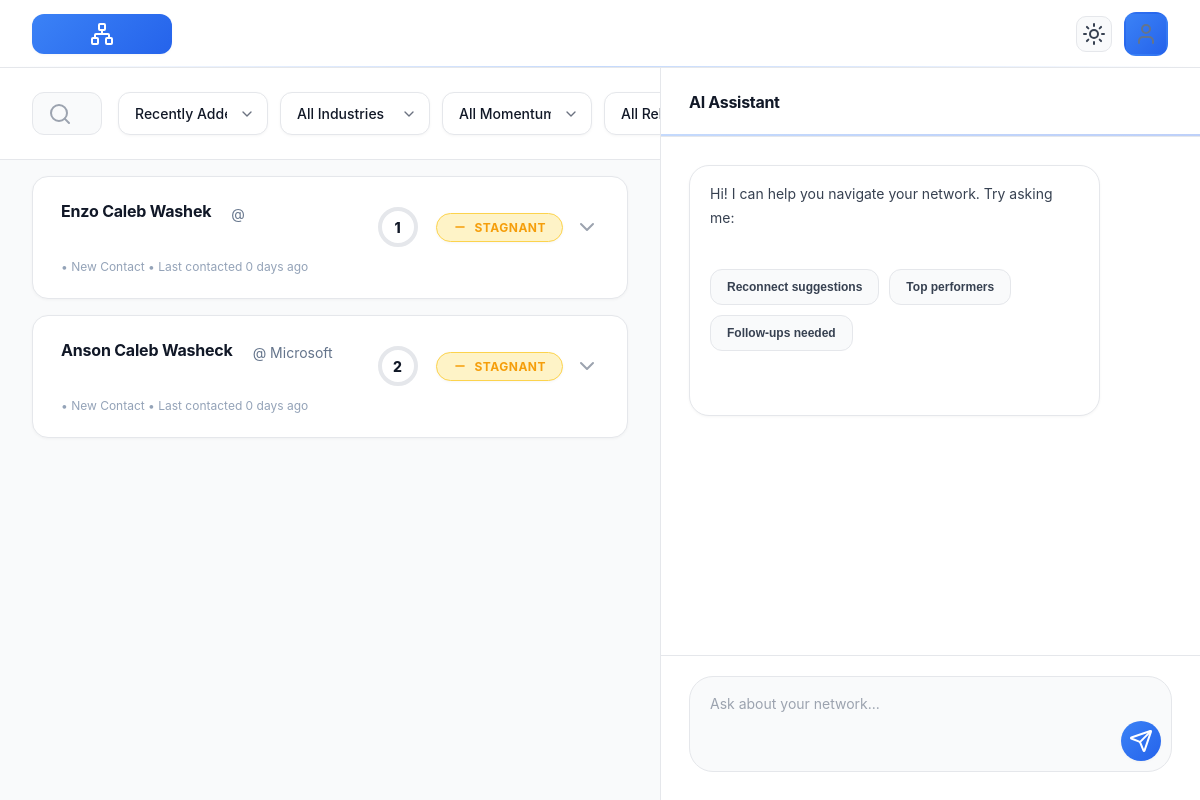
/ (signed in), run on the app's committed database.
### tables this page shows
CREATE TABLE connections (
    id INTEGER PRIMARY KEY AUTOINCREMENT,
    full_name TEXT,
    contact_info TEXT,
    job_title TEXT,
    company TEXT,
    industry TEXT,
    sector TEXT,
    skills_experience TEXT,
    key_accomplishments TEXT,
    relationship_status TEXT,
    days_since_contact INTEGER,
    mutual_connections TEXT,
    personal_notes TEXT,
    ai_summary TEXT,
    ai_rating INTEGER,
    rating_momentum TEXT,
    created_at TIMESTAMP DEFAULT CURRENT_TIMESTAMP,
    updated_at TIMESTAMP DEFAULT CURRENT_TIMESTAMP
, user_id INTEGER);

### app.py (the view)
@app.route('/')
@login_required
def index():
    user_id = get_current_user_id()
    conn = get_db()
    cursor = conn.cursor()
    cursor.execute("SELECT * FROM connections WHERE user_id = ? ORDER BY created_at DESC", (user_id,))
    members = [dict(row) for row in cursor.fetchall()]
    conn.close()
    return render_template('index.html', members=members)

### app.py (called while the page is built)
def get_db():
    conn = sqlite3.connect(Config.DB_PATH)
    conn.row_factory = sqlite3.Row
    return conn

def get_current_user_id():
    return session.get('user_id')

def is_logged_in():
    return 'user_id' in session

def login_required(f):
    from functools import wraps
    @wraps(f)
    def decorated(*args, **kwargs):
        if not is_logged_in():
            return redirect(url_for('login'))
        return f(*args, **kwargs)
    return decorated

### templates/index.html (shortened to what this page needs)
<!DOCTYPE html>
<html lang="en">
<head>
    <link rel="stylesheet" href="{{ url_for('static', filename='styles.css') }}">
</head>
<body>
    <div class="app-container">
        <div class="top-nav">
            <div class="logo-placeholder">
                <i data-lucide="network" size="20"></i>
            </div>
            <div style="display: flex; align-items: center; gap: 12px;">
                <button class="theme-toggle" id="themeToggle" onclick="toggleTheme()" aria-label="Toggle dark mode">
                    <i data-lucide="sun" size="18" id="theme-icon-light"></i>
                </button>
                <a href="/login" class="profile-icon" title="Sign in or manage account">
                    <i data-lucide="user" size="20" style="color: #64748b;"></i>
                </a>
            </div>
        </div>
        <div class="main-layout">
            <div class="content">
                <div class="filter-bar">
                    <div class="search-bar">
                        <input type="text" class="search-input" placeholder="Search connections...">
                    </div>
                    <div class="filters-group">
                        <select class="filter-select" id="sort-filter" onchange="sortConnections()">
                            <option value="recent">Recently Added</option>
                        </select>
                        <select class="filter-select" id="industry-filter" onchange="filterConnections()">
                            <option value="all">All Industries</option>
                        </select>
                        <select class="filter-select" id="momentum-filter" onchange="filterConnections()">
                            <option value="all">All Momentum</option>
                        </select>
                        <select class="filter-select" id="relationship-filter" onchange="filterConnections()">
                            <option value="all">All Relationships</option>
                        </select>
                    </div>
                </div>
                <div id="connections-list">
                    {% for p in members %}
                    <div class="connection-row"
                         data-industry="{{ p.industry }}"
                         data-momentum="{{ p.rating_momentum }}"
                         data-relationship="{{ p.relationship_status }}"
                         data-rating="{{ p.ai_rating }}"
                         data-contact="{{ p.days_since_contact }}"
                         data-name="{{ p.full_name }}"
                         onclick="toggleExpand(this)">
                        <div class="connection-top">
                            <div style="display: flex; gap: 20px; align-items: center; flex: 1;">
                                <div class="connection-name">{{ p.full_name }}</div>
                                <div style="color: #64748b; font-size: 14px;">{{ p.job_title }} @ {{ p.company }}</div>
                            </div>
                            <div style="display: flex; align-items: center; gap: 12px;">
                                <div class="connection-rating">
                                    <div class="rating-circle">
                                        <svg width="44" height="44" viewBox="0 0 44 44">
                                            <circle class="rating-circle-bg" cx="22" cy="22" r="18" />
                                            <circle class="rating-circle-fill" cx="22" cy="22" r="18"
                                                    stroke-dasharray="{{ (p.ai_rating * 11.31)|round(2) }} 113.1" />
                                        </svg>
                                        <span class="rating-number">{{ p.ai_rating }}</span>
                                    </div>
                                </div>
                                <span class="momentum-badge momentum-{{ p.rating_momentum }}">
                                    {% if p.rating_momentum == 'Improving' %}
                                    <svg width="14" height="14" viewBox="0 0 24 24" fill="none" stroke="currentColor" stroke-width="2.5" stroke-linecap="round" stroke-linejoin="round"><polyline points="23 6 13.5 15.5 8.5 10.5 1 18"></polyline><polyline points="17 6 23 6 23 12"></polyline></svg>
                                    {% elif p.rating_momentum == 'Declining' %}
                                    <svg width="14" height="14" viewBox="0 0 24 24" fill="none" stroke="currentColor" stroke-width="2.5" stroke-linecap="round" stroke-linejoin="round"><polyline points="23 18 13.5 8.5 8.5 13.5 1 6"></polyline><polyline points="17 18 23 18 23 12"></polyline></svg>
                                    {% else %}
                                    <svg width="14" height="14" viewBox="0 0 24 24" fill="none" stroke="currentColor" stroke-width="2.5" stroke-linecap="round" stroke-linejoin="round"><line x1="5" y1="12" x2="19" y2="12"></line></svg>
                                    {% endif %}
                                    {{ p.rating_momentum }}
                                </span>
                                <i data-lucide="chevron-down" class="expand-icon" size="20"></i>
                            </div>
                        </div>
                        <div style="font-size: 12px; color: #94a3b8; margin-top: 6px;">
                            {{ p.industry }} • {{ p.relationship_status }} • Last contacted {{ p.days_since_contact }} days ago
                        </div>
                    </div>
                    {% endfor %}
                </div>
            </div>
            <div class="ai-panel">
                <div class="ai-header">
                    <h3>AI Assistant</h3>
                </div>
                <div class="ai-messages" id="ai-chat">
                    <div class="ai-msg">Hi! I can help you navigate your network. Try asking me:
                        <div class="quick-actions">
                            <button class="quick-action-btn" onclick="quickQuery('Who should I reconnect with?')">Reconnect suggestions</button>
                            <button class="quick-action-btn" onclick="quickQuery('Show improving connections')">Top performers</button>
                            <button class="quick-action-btn" onclick="quickQuery('Who needs follow up?')">Follow-ups needed</button>
                        </div>
                    </div>
                </div>
                <div class="ai-input-container">
                    <div class="ai-input-wrapper">
                        <textarea id="ai-query" class="ai-input" placeholder="Ask about your network..." rows="1" onkeypress="if(event.key === 'Enter' && !event.shiftKey) { event.preventDefault(); runAISearch(); }"></textarea>
                        <button class="send-btn" onclick="runAISearch()" id="send-btn">
                            <i data-lucide="send" size="18"></i>
                        </button>
                    </div>
                </div>
            </div>
        </div>
    </div>
</body>
</html>

### data on the page
connections: full_name "Enzo Caleb Washek", ai_rating "1", rating_momentum "STAGNANT", relationship_status "New Contact", days_since_contact "0"
connections: full_name "Anson Caleb Washeck", company "Microsoft", ai_rating "2", rating_momentum "STAGNANT", relationship_status "New Contact", days_since_contact "0"
